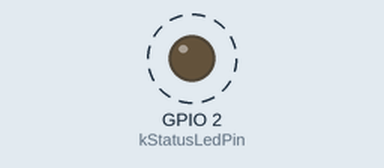
Simulated run of this program. Board: ESP32. Parts: output pins drawn as LEDs (lit = HIGH). Dashed ring = blinking. Random numbers use the default seed unless the program sets one; what the program prints to the serial monitor is not drawn.

Above: at 0.5 s.
Timing chart, 0 to 4.6 s (numbered marks = the images above):
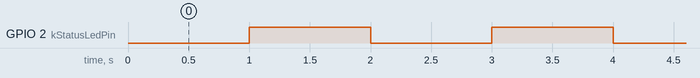

The program:

main.cpp
```cpp
#include <Arduino.h>

namespace {
constexpr uint32_t kSampleIntervalMs = 1000;
constexpr uint8_t kStatusLedPin = 2;
uint32_t lastSampleMs = 0;
uint32_t sampleCount = 0;
}  // namespace

void setup() {
  pinMode(kStatusLedPin, OUTPUT);
  Serial.begin(115200);

  while (!Serial) {
    delay(10);
  }

  Serial.println();
  Serial.println("TinyML ESP32 simulation starter");
}

void loop() {
  const uint32_t now = millis();
  if (now - lastSampleMs >= kSampleIntervalMs) {
    lastSampleMs = now;
    ++sampleCount;

    digitalWrite(kStatusLedPin, !digitalRead(kStatusLedPin));

    const int pseudoSensorValue = random(300, 900);
    Serial.print("sample=");
    Serial.print(sampleCount);
    Serial.print(", value=");
    Serial.println(pseudoSensorValue);
  }
}
```

Measured:
- by itself, GPIO 2 (kStatusLedPin): alternates HIGH for 1.0 s and LOW for 1.0 s
